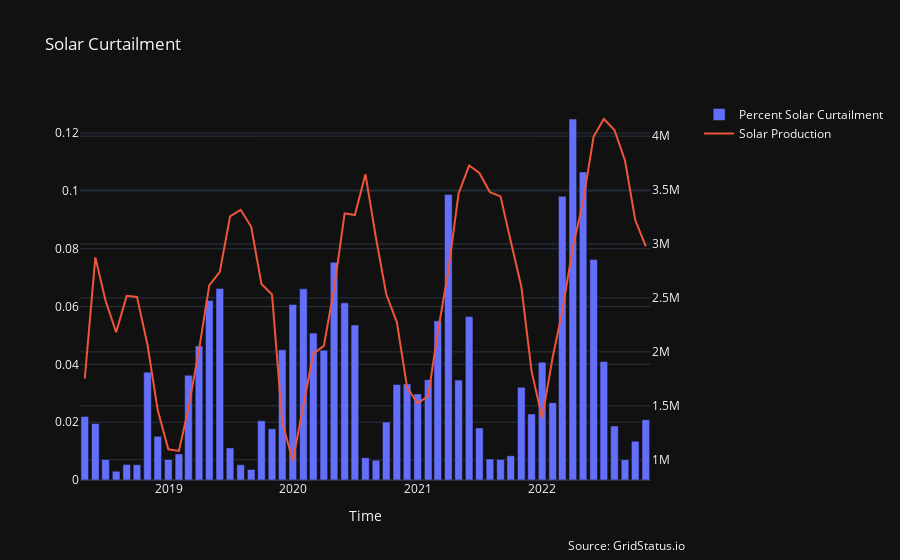

Notebook cell for this chart:
### Code cell
monthly = data.resample("M").sum()[:-1]
monthly["Percent Solar Curtailment"] = (monthly["Total Solar Curtailment (MWh)"] / (np.maximum(monthly["Solar"],0) + monthly["Total Solar Curtailment (MWh)"])).fillna(0)

fig = make_subplots(specs=[[{"secondary_y": True}]])

# Add traces
fig.add_trace(
    go.Bar(x=monthly.index, y=monthly["Percent Solar Curtailment"], name="Percent Solar Curtailment"),
    secondary_y=False,
)

fig.add_trace(
    go.Scatter(x=monthly.index, y=monthly["Solar"], name="Solar Production"),
    secondary_y=True,
)

# Add figure title
fig.update_layout(title_text="Solar Curtailment")

# Set x-axis title
fig.update_xaxes(title_text="Time")

# fig = px.bar(daily, x=daily.index, y=daily["Percent Solar Curtailment"], title="Monthly Percent Solar Curtailment in CAISO")
save_figure(fig, "percent_curtailed_solar")
